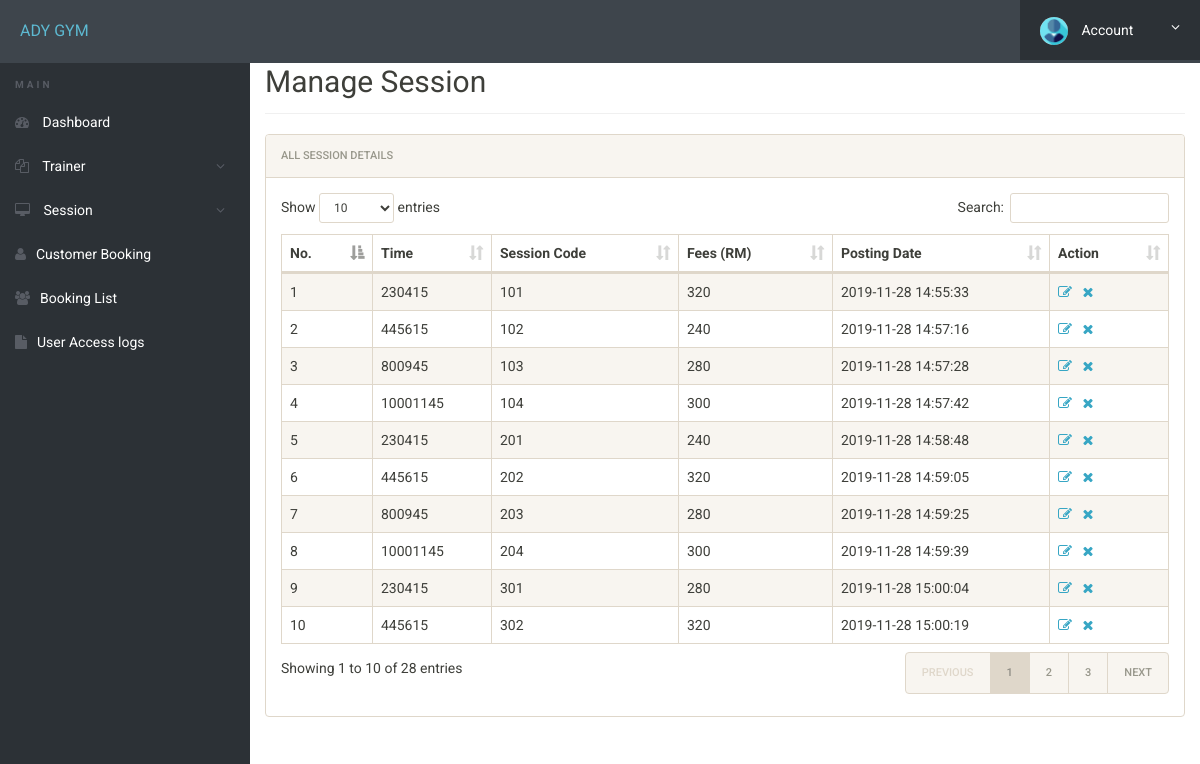
/admin/manage-class.php (signed in), run on the app's committed database.
### tables this page shows
CREATE TABLE `session` (
  `id` int(11) NOT NULL,
  `time` int(11) NOT NULL,
  `sescode` int(11) NOT NULL,
  `fees` int(11) NOT NULL,
  `posting_date` timestamp NOT NULL DEFAULT current_timestamp()
);

### admin/manage-class.php (the view, shortened to what this page needs)
<?php
include('includes/config.php');
?>
<!doctype html>
<html lang="en" class="no-js">
<head>
	<link rel="stylesheet" href="css/font-awesome.min.css">
	<link rel="stylesheet" href="css/bootstrap.min.css">
	<link rel="stylesheet" href="css/dataTables.bootstrap.min.css">
	<link rel="stylesheet" href="css/bootstrap-social.css">
	<link rel="stylesheet" href="css/bootstrap-select.css">
	<link rel="stylesheet" href="css/fileinput.min.css">
	<link rel="stylesheet" href="css/awesome-bootstrap-checkbox.css">
	<link rel="stylesheet" href="css/style.css">
</head>
<body>
	<?php include('includes/header.php');?>
	<div class="ts-main-content">
			<?php include('includes/sidebar.php');?>
		<div class="content-wrapper">
			<div class="container-fluid">
				<div class="row">
					<div class="col-md-12">
						<br>
						<h2 class="page-title">Manage Session</h2>
						<div class="panel panel-default">
							<div class="panel-heading">All Session Details</div>
							<div class="panel-body">
								<table id="zctb" class="display table table-striped table-bordered table-hover" cellspacing="0" width="100%">
									<thead>
										<tr>
											<th>No.</th>
											<th>Time</th>
											<th>Session Code</th>
											<th>Fees (RM) </th>
											<th>Posting Date  </th>
											<th>Action</th>
										</tr>
									</thead>
									<tbody>
<?php
$ret="select * from session";
$stmt= $mysqli->prepare($ret) ;
$stmt->execute() ;
$res=$stmt->get_result();
$cnt=1;
while($row=$res->fetch_object())
	  {
	  	?>
<tr><td><?php echo $cnt;;?></td>
<td><?php echo $row->time;?></td>
<td><?php echo $row->sescode;?></td>
<td><?php echo $row->fees;?></td>
<td><?php echo $row->posting_date;?></td>
<td><a href="edit-class.php?id=<?php echo $row->id;?>"><i class="fa fa-edit"></i></a>&nbsp;&nbsp;
<a href="manage-class.php?del=<?php echo $row->id;?>" onclick="return confirm("Do you want to delete");"><i class="fa fa-close"></i></a></td>
										</tr>
									<?php
$cnt=$cnt+1;
									 } ?>
									</tbody>
								</table>
							</div>
						</div>
					</div>
				</div>
			</div>
		</div>
	</div>
</body>
</html>

### admin/includes/header.php (shortened to what this page needs)
<div class="brand clearfix">
		<a href="#" class="logo" style="font-size:16px;"> ADY GYM</a>
		<ul class="ts-profile-nav">
			<li class="ts-account">
				<a href="#"><img src="img/icon3.png" class="ts-avatar hidden-side" alt=""> Account <i class="fa fa-angle-down hidden-side"></i></a>
			</li>
		</ul>
	</div>

### admin/includes/sidebar.php (shortened to what this page needs)
<nav class="ts-sidebar">
			<ul class="ts-sidebar-menu">
				<li class="ts-label">Main</li>
				<li><a href="dashboard.php"><i class="fa fa-dashboard"></i> Dashboard</a></li>
					<li><a href="#"><i class="fa fa-files-o"></i> Trainer</a>
				</li>
					<li><a href="#"><i class="fa fa-desktop"></i> Session</a>
				</li>
				<li><a href="registration.php"><i class="fa fa-user"></i>Customer Booking</a></li>
				<li><a href="manage-booking.php"><i class="fa fa-users"></i>Booking List</a></li>
				<li><a href="access-log.php"><i class="fa fa-file"></i>User Access logs</a></li>
		</nav>

### admin/css/style.css (style rules this page uses)
html { font-size: 14px; }
@media only screen and (min-width: 480px) { html { font-size: 17px; } }
@media only screen and (min-width: 768px) { html { font-size: 14px; } }
body { font-size: 1em; }
a { color: #37a6c4; }
.panel { overflow: hidden; }
ul, li { margin: 0; padding: 0; list-style: none; }
.page-title { padding-bottom: 15px; margin-bottom: 20px; border-bottom: 1px solid #f0f0f0; }
.brand { background: #3e454c; position: relative; z-index: 3; position: fixed; width: 100%; top: 0; }
.brand .logo { box-sizing: border-box; padding: 20px; float: left; display: block; width: 200px; }
@media only screen and (min-width: 992px) { .brand .logo { width: 250px; } }
.brand .ts-profile-nav { float: right; display: none; }
.brand .ts-profile-nav li { float: left; position: relative; }
.brand .ts-profile-nav li a { display: block; padding: 20px; color: #fff; }
.brand .ts-profile-nav .ts-account .fa-angle-down { float: right; }
.brand .ts-profile-nav .ts-account > a { width: 180px; background: #2c3136; }
.brand .ts-profile-nav .ts-account .ts-avatar { border-radius: 50%; height: 28px; margin: -10px 0; margin-right: 10px; }
@media only screen and (min-width: 992px) { .brand .ts-profile-nav { display: block; } }
.ts-sidebar { background: #2c3136; max-height: 0; transition: max-height 0.3s; overflow: hidden; position: fixed; z-index: 2; width: 100%; bottom: 0; top: 60px; overflow-y: auto; }
@media only screen and (min-width: 992px) { .ts-sidebar { max-height: 100%; bottom: 0; } }
.ts-sidebar-menu .ts-label { color: #585c64; font-weight: bold; padding: 8px 15px; text-transform: uppercase; font-size: 10px; letter-spacing: 3px; margin-top: 10px; }
.ts-sidebar-menu a { display: block; text-decoration: none; padding: 12px 15px; color: #fff; }
.ts-sidebar-menu li { position: relative; }
.ts-sidebar-menu li i { color: #585c64; margin-right: 10px; }
.ts-main-content .content-wrapper { padding-top: 15px; margin-top: 10px; }
@media only screen and (min-width: 992px) { .ts-main-content .ts-sidebar { width: 250px; float: left; } }
@media only screen and (min-width: 992px) { .ts-main-content .content-wrapper { margin-left: 250px; } }

### data on the page
session: time "230415", sescode "101", fees "320", posting_date "2019-11-28 14:55:33"
session: time "445615", sescode "102", fees "240", posting_date "2019-11-28 14:57:16"
session: time "800945", sescode "103", fees "280", posting_date "2019-11-28 14:57:28"
session: time "10001145", sescode "104", fees "300", posting_date "2019-11-28 14:57:42"
session: time "230415", sescode "201", fees "240", posting_date "2019-11-28 14:58:48"
session: time "445615", sescode "202", fees "320", posting_date "2019-11-28 14:59:05"
session: time "800945", sescode "203", fees "280", posting_date "2019-11-28 14:59:25"
session: time "10001145", sescode "204", fees "300", posting_date "2019-11-28 14:59:39"
session: time "230415", sescode "301", fees "280", posting_date "2019-11-28 15:00:04"
session: time "445615", sescode "302", fees "320", posting_date "2019-11-28 15:00:19"
